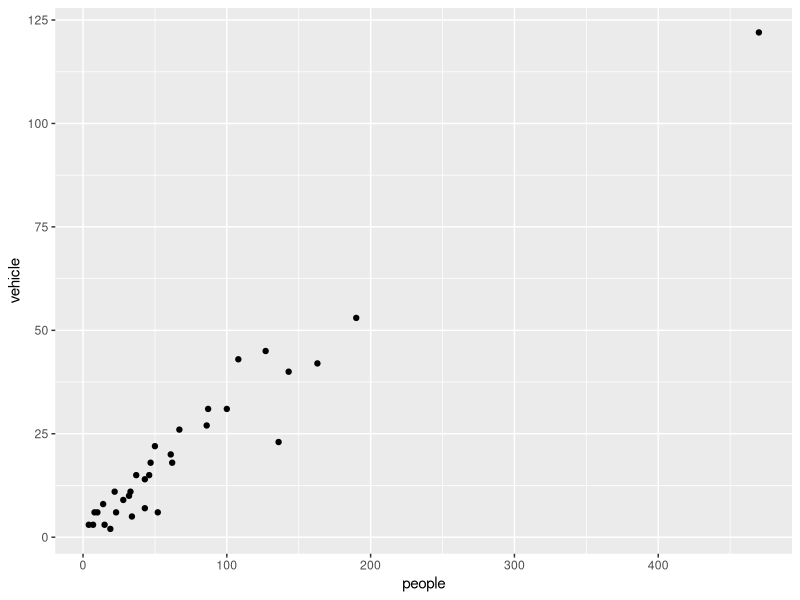
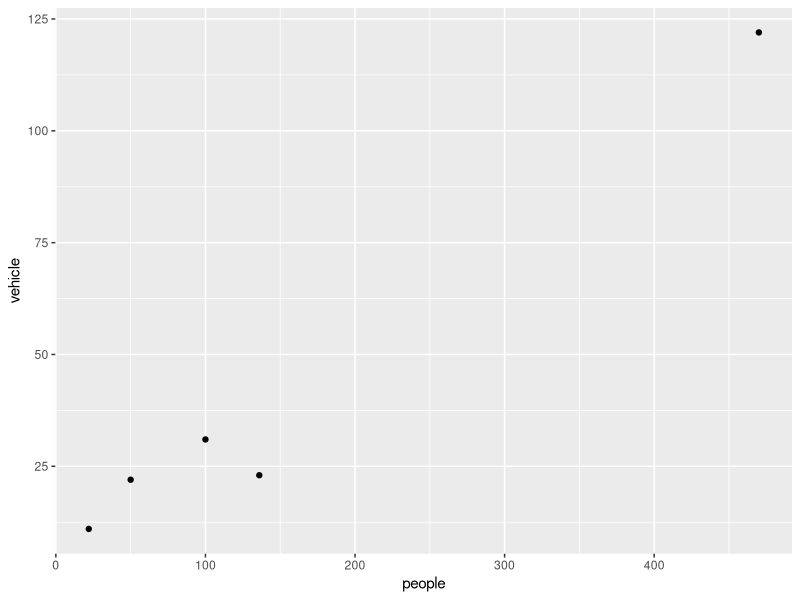
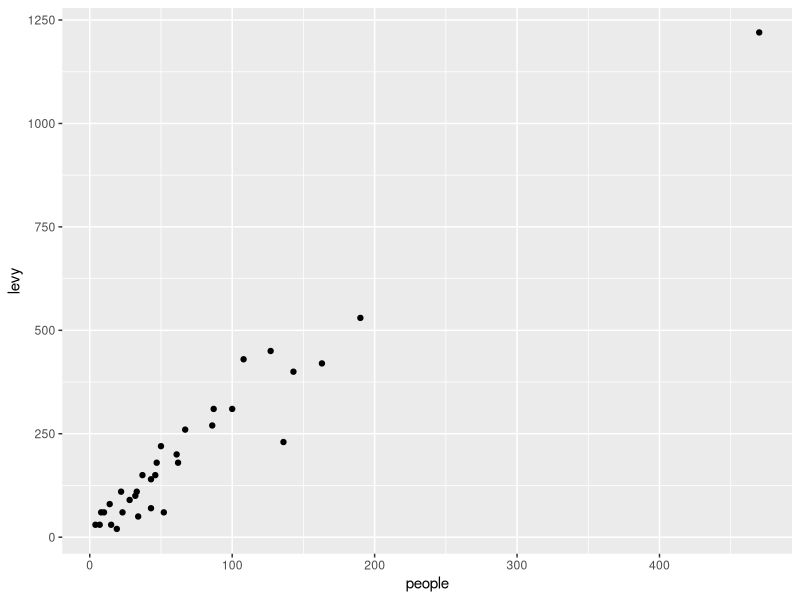

Write R code to recreate these figures, in order.
## ---- chunk 1
#| message: false
library(tidyverse)
## ---- chunk 2
table1


table2


table3

## ---- chunk 3
rangitikei <- read.csv(
  "../data/rangitikei.csv",
  header=TRUE, 
  row.names = 1 # when you save data from R it keeps row names by default, this line tells R that they are row names not data 
  )

head(rangitikei, 10) # shows the first ten rows
## ---- chunk 4
new.data <- rangitikei |> 
  select(people, vehicle)

names(new.data)
## ---- chunk 5
rangitikei |> 
  select(people, vehicle) |> # select columns
  ggplot() + # make a plot using those columns
  aes(x=people, y=vehicle) + 
  geom_point()
## ---- chunk 6
rangitikei |> 
  filter(wind==1) |> 
  select(people, vehicle) |> 
  ggplot() +
  aes(x=people, y=vehicle) +
  geom_point()
## ---- chunk 7
rangitikei |> 
  filter(wind==1) |> 
  arrange(w.e) |> 
  select(w.e, people, vehicle)
## ---- chunk 8
rangitikei |> 
  mutate(levy = vehicle*10) |> 
  select(people, levy) |> 
  ggplot() +
  aes(x = people, y=levy) +
  geom_point()
## ---- chunk 9
rangitikei |> 
  summarise(total = n(), 
            avg = mean(people)
            )
## ---- chunk 10
rangitikei |> 
  filter(wind == 1) |> 
  summarise(total = n(), 
            avg = mean(people)
            )
## ---- chunk 11
rangitikei |> 
  group_by(wind) |> 
  summarise(total=n(), 
            avg=mean(people))
## ---- chunk 12
rangitikei |> 
  group_by(wind, w.e) |> 
  transmute(total=n(), 
            avg=mean(people))
## ---- chunk 13
rangitikei |> 
  group_by(wind, w.e) |> 
  count(temp)

rangitikei |> 
  group_by(wind, w.e) |> 
  count(temp, river)
## ---- chunk 14
# your code goes here
## ---- chunk 15
# your code goes here
## ---- chunk 16
# your code goes here
## ---- chunk 17
# your code goes here
## ---- chunk 18
# your code goes here
## ---- chunk 19
# your code goes here
## ---- chunk 20
# your code goes here
